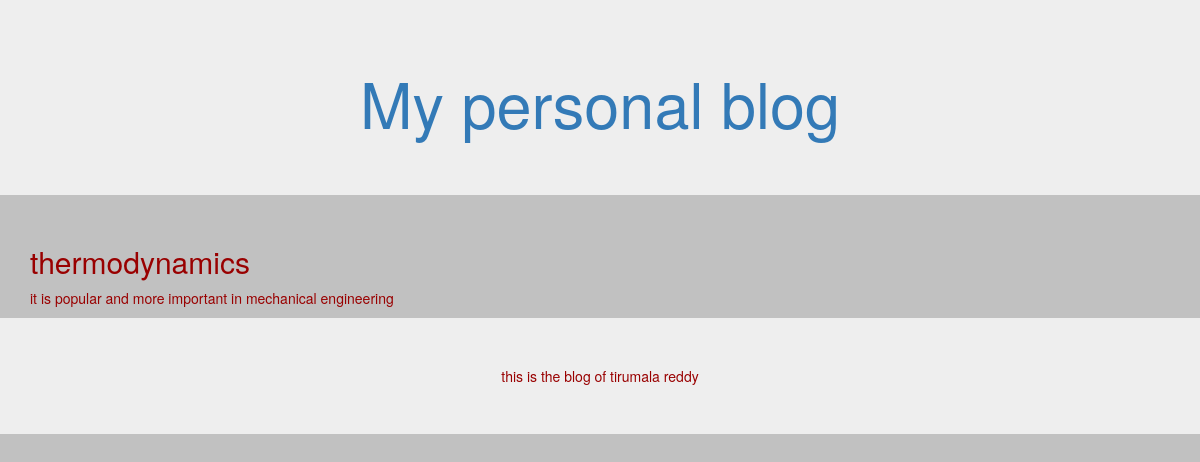
/detail/1, run on the app's committed database.
### articles/models.py (models this page shows, shortened)
class Blog (models.Model):
    author=models.ForeignKey(
    'auth.User',
    on_delete=models.CASCADE,
    )
    title=models.CharField(max_length=250)
    text=models.TextField()

### articles/views.py (the view)
# urls.py: path('detail/<int:pk>', views.BlogDetailView.as_view(), name='detailview'),
class BlogDetailView(DetailView):
    model=Blog
    template_name='detail.html'
    context_object_name='batman'

### template/detail.html
{% extends 'base.html' %}
{% block content %}
  <div class="details">
    <h2>{{batman.title}}</h2>
    <p>{{batman.text}}</p>
  </div>
{% endblock content %}

### static/css/basestyles.css (style rules this page uses)
body { background-color: #c1c1c1; color:#990000; }

### data on the page
Blog: title "thermodynamics", text "it is popular and more important in mechanical engineering"
